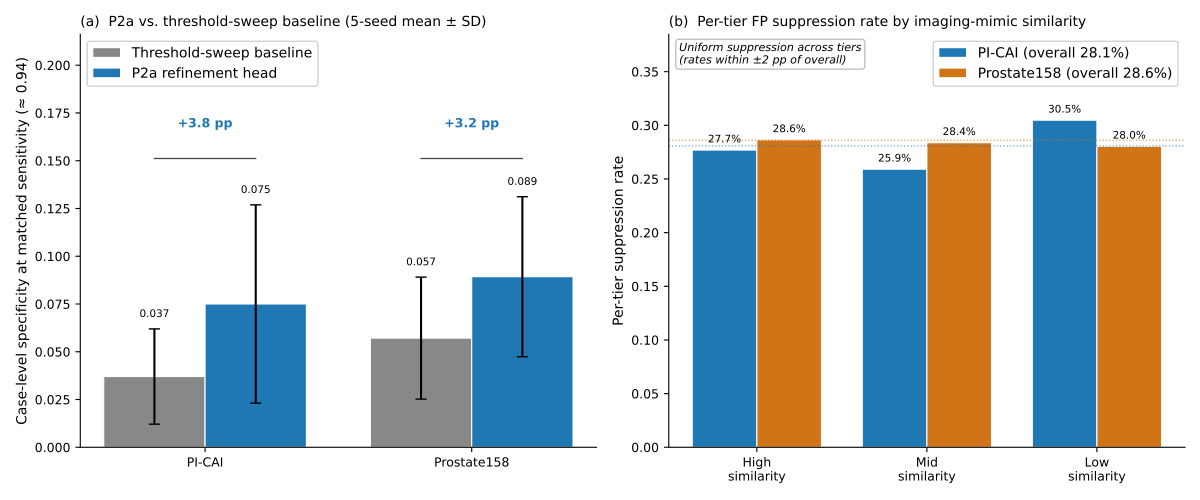

Recreate this plot in Python.
"""
Figure 6 — P2a vs. baselines (panel a) and FP-stratification (panel b).
EurRadiol Paper 2, Session 7

Panel (a): Grouped bar chart comparing P2a refinement head vs the simple
           threshold-sweep baseline at matched case-sensitivity (target
           CaseSens ≈ 0.94), on PI-CAI fold-0 validation and Prostate158.
           5-seed mean ± SD; +X.X pp annotation on the P2a-over-baseline gap.

Panel (b): Grouped bar chart of per-tier suppression rates across
           {high, mid, low} cosine-similarity tertiles for both cohorts.
           Visual message: uniform suppression across tiers (FP mechanism
           is not selectively resolving "imaging-mimic" FPs).

Data sources
------------
  experiments/baselines/aggregate_comparison.json
  experiments/fp_stratification/stratification_aggregate.json
"""
from __future__ import annotations
import json
from pathlib import Path

import matplotlib
matplotlib.use("Agg")
import matplotlib.pyplot as plt
import numpy as np

ROOT = Path(".")
BASELINES_JSON = ROOT / "experiments/baselines/aggregate_comparison.json"
STRAT_JSON = ROOT / "experiments/fp_stratification/stratification_aggregate.json"

COLOR_P2A = "#1f77b4"
COLOR_BASE = "#888888"
COLOR_PICAI = "#1f77b4"
COLOR_P158  = "#D17317"

# ── Load data ──────────────────────────────────────────────────────────
baselines = json.loads(BASELINES_JSON.read_text())
strat = json.loads(STRAT_JSON.read_text())

cohorts_a = ["PI-CAI", "Prostate158"]
cohort_keys = {"PI-CAI": "picai", "Prostate158": "prostate158"}

# Panel (a) values
base_means = [
    baselines[cohort_keys[c]]["threshold_sweep"]["casespec_matched"]["mean"]
    for c in cohorts_a
]
base_sds = [
    baselines[cohort_keys[c]]["threshold_sweep"]["casespec_matched"]["sd"]
    for c in cohorts_a
]
p2a_means = [
    baselines[cohort_keys[c]]["p2a_reference"]["casespec_matched"]["mean"]
    for c in cohorts_a
]
p2a_sds = [
    baselines[cohort_keys[c]]["p2a_reference"]["casespec_matched"]["sd"]
    for c in cohorts_a
]
deltas = [p - b for p, b in zip(p2a_means, base_means)]

# Panel (b) values — tier order: high, mid, low (user spec order)
tier_order = ["high", "mid", "low"]
supp_picai = [
    strat["picai"]["pooled"]["tiers"][t]["suppression_rate"]
    for t in tier_order
]
supp_p158 = [
    strat["prostate158"]["pooled"]["tiers"][t]["suppression_rate"]
    for t in tier_order
]
picai_overall = strat["picai"]["pooled"]["suppression_rate_overall"]
p158_overall = strat["prostate158"]["pooled"]["suppression_rate_overall"]

# ── Figure ─────────────────────────────────────────────────────────────
fig, axes = plt.subplots(1, 2, figsize=(12, 5))

# ══════════ Panel (a) ══════════════════════════════════════════════
ax = axes[0]
x = np.arange(len(cohorts_a))
w = 0.38

bars_base = ax.bar(
    x - w/2, base_means, w,
    yerr=base_sds, color=COLOR_BASE, capsize=4,
    edgecolor="white", linewidth=0.8,
    label="Threshold-sweep baseline",
)
bars_p2a = ax.bar(
    x + w/2, p2a_means, w,
    yerr=p2a_sds, color=COLOR_P2A, capsize=4,
    edgecolor="white", linewidth=0.8,
    label="P2a refinement head",
)

# Bar value labels
for bars, means, sds in [(bars_base, base_means, base_sds),
                          (bars_p2a, p2a_means, p2a_sds)]:
    for b, m, s in zip(bars, means, sds):
        ax.text(b.get_x() + b.get_width()/2, m + s + 0.005,
                f"{m:.3f}", ha="center", va="bottom",
                fontsize=7.5, fontfamily="DejaVu Sans")

# Delta (+X.X pp) annotation brackets
y_top = max(max(p2a_means[i] + p2a_sds[i], base_means[i] + base_sds[i])
            for i in range(len(cohorts_a))) + 0.035
for i, d in enumerate(deltas):
    sign = "+" if d >= 0 else ""
    ax.annotate(
        f"{sign}{d*100:.1f} pp",
        xy=(x[i], y_top),
        ha="center", va="bottom",
        fontsize=9, fontweight="bold", fontfamily="DejaVu Sans",
        color=COLOR_P2A if d >= 0 else "#B03020",
    )
    # Short bracket from baseline top to p2a top on same cohort
    y_bracket = y_top - 0.015
    ax.plot([x[i] - w/2, x[i] + w/2], [y_bracket, y_bracket],
            color="#444444", linewidth=0.9)

ax.set_xticks(x)
ax.set_xticklabels(cohorts_a, fontsize=10, fontfamily="DejaVu Sans")
ax.set_ylabel("Case-level specificity at matched sensitivity (≈ 0.94)",
              fontsize=10, fontfamily="DejaVu Sans")
ax.set_ylim(0, max(y_top + 0.05, 0.18))
ax.spines["top"].set_visible(False)
ax.spines["right"].set_visible(False)
ax.tick_params(labelsize=9)
ax.legend(loc="upper left", fontsize=8, framealpha=0.9,
          prop={"family": "DejaVu Sans"})
ax.set_title("(a)  P2a vs. threshold-sweep baseline (5-seed mean ± SD)",
             fontsize=10, fontfamily="DejaVu Sans", loc="left")

# ══════════ Panel (b) ══════════════════════════════════════════════
ax = axes[1]
xb = np.arange(len(tier_order))
wb = 0.38

bars_picai = ax.bar(
    xb - wb/2, supp_picai, wb,
    color=COLOR_PICAI, edgecolor="white", linewidth=0.8,
    label=f"PI-CAI (overall {picai_overall*100:.1f}%)",
)
bars_p158 = ax.bar(
    xb + wb/2, supp_p158, wb,
    color=COLOR_P158, edgecolor="white", linewidth=0.8,
    label=f"Prostate158 (overall {p158_overall*100:.1f}%)",
)

for bars, vals in [(bars_picai, supp_picai), (bars_p158, supp_p158)]:
    for b, v in zip(bars, vals):
        ax.text(b.get_x() + b.get_width()/2, v + 0.005,
                f"{v*100:.1f}%", ha="center", va="bottom",
                fontsize=7.5, fontfamily="DejaVu Sans")

# Horizontal reference lines at overall rates
ax.axhline(picai_overall, color=COLOR_PICAI, linestyle=":",
           linewidth=0.9, alpha=0.7)
ax.axhline(p158_overall, color=COLOR_P158, linestyle=":",
           linewidth=0.9, alpha=0.7)

ax.set_xticks(xb)
ax.set_xticklabels([t.capitalize() + "\nsimilarity" for t in tier_order],
                    fontsize=10, fontfamily="DejaVu Sans")
ax.set_ylabel("Per-tier suppression rate",
              fontsize=10, fontfamily="DejaVu Sans")
ax.set_ylim(0, max(max(supp_picai), max(supp_p158)) + 0.08)
ax.spines["top"].set_visible(False)
ax.spines["right"].set_visible(False)
ax.tick_params(labelsize=9)

# Annotation: uniform suppression message
ax.text(
    0.02, 0.98,
    "Uniform suppression across tiers\n(rates within ±2 pp of overall)",
    transform=ax.transAxes,
    fontsize=8, va="top", ha="left", fontfamily="DejaVu Sans", fontstyle="italic",
    bbox=dict(boxstyle="round,pad=0.3", facecolor="white",
              edgecolor="#BBBBBB", alpha=0.9),
)

ax.legend(loc="upper right", fontsize=8, framealpha=0.9,
          prop={"family": "DejaVu Sans"})
ax.set_title("(b)  Per-tier FP suppression rate by imaging-mimic similarity",
             fontsize=10, fontfamily="DejaVu Sans", loc="left")

plt.tight_layout()

out_path = ROOT / "figures/figure6_baselines_stratification.tiff"
fig.savefig(str(out_path), dpi=300, format="tiff",
            pil_kwargs={"compression": "tiff_lzw"})
print(f"Saved: {out_path}")
print("Panel (a):")
for i, c in enumerate(cohorts_a):
    print(f"  {c}: base {base_means[i]:.4f}±{base_sds[i]:.4f}  "
          f"P2a {p2a_means[i]:.4f}±{p2a_sds[i]:.4f}  "
          f"Δ = {deltas[i]*100:+.1f} pp")
print("Panel (b):")
for t, p, q in zip(tier_order, supp_picai, supp_p158):
    print(f"  {t}: PI-CAI {p*100:.2f}%  Prostate158 {q*100:.2f}%")
print(f"  PI-CAI overall {picai_overall*100:.2f}%  "
      f"Prostate158 overall {p158_overall*100:.2f}%")
plt.close(fig)
